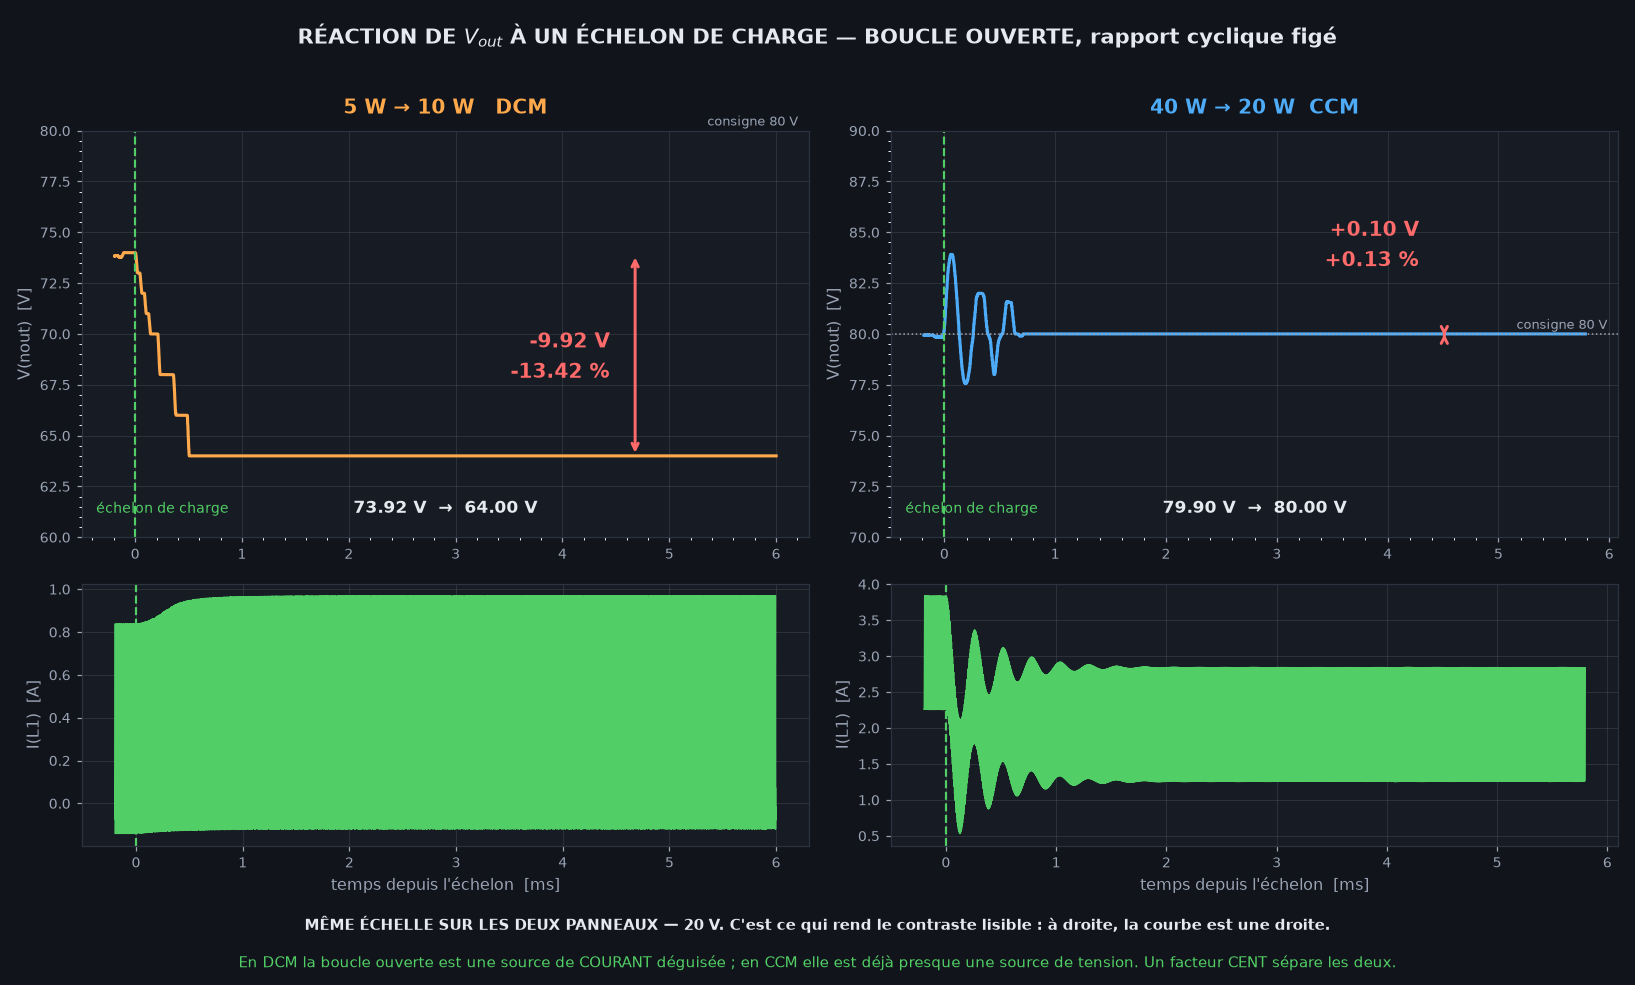

Write the Python code that produced this figure.
"""Réaction de Vout à un échelon de charge, en BOUCLE OUVERTE.

C'est la mesure de ce que la régulation aura à corriger. Deux cas, et
ils ne sont pas symétriques du tout.

PRÉDIT AVANT DE LANCER, par les formules fermées :

  5 W -> 10 W, les deux en DCM, rapport cyclique figé à 0,4198
      Vout^2 - Vin.Vout = R.Vin^2.D^2 / (2.L.f)
      1280 -> 640 ohms  =>  80,0 -> 60,0 V, soit -25 %

  40 W -> 20 W, les deux en CCM, rapport cyclique figé à 0,7509
      Vout = (Vin - I.R_boucle) / (1-D)
      160 -> 320 ohms  =>  79,28 -> 79,49 V, soit +0,26 %

Un facteur CENT entre les deux. En DCM la boucle ouverte est une source
de courant déguisée ; en CCM elle est déjà presque une source de tension.
C'est la raison profonde du gain scheduling : ce ne sont pas deux
réglages d'une même machine, ce sont deux machines.

COUT NE CHANGE PAS CES VALEURS. En boucle ouverte, l'état final est fixé
par la topologie et la charge ; Cout ne règle que la vitesse d'y aller.
On mesure donc avec les 2,2 µF du banc et on lit les mêmes excursions
qu'avec 300 µF, en bien moins de temps.
"""
from __future__ import annotations

import re
import subprocess
import sys
import time
from pathlib import Path

import numpy as np
import matplotlib

matplotlib.use("Agg")
import matplotlib.pyplot as plt                              # noqa: E402

sys.stdout.reconfigure(encoding="utf-8", errors="replace")
ICI = Path(__file__).resolve().parent
RAC = ICI.parent
for q in (str(RAC / "04-emi/etapes"),
          str(RAC.parent / ".claude/skills/sim-commun")):
    sys.path.insert(0, q)
import etape                                                 # noqa: E402
from simcommun.lecture import lire                           # noqa: E402

EXE = r"C:\Program Files\ADI\LTspice\LTspice.exe"
FSW, VIN, VOUT, COUT = 200e3, 20.0, 80.0, 2.2e-6
plt.style.use("dark_background")
F, G, V = "#11141a", "#171b23", "#9aa4b5"
BL, VE, OR, RO, MA = "#4dabf7", "#51cf66", "#ffa94d", "#ff6b6b", "#cc8fff"

#      nom          R init  R fin  duty     n_etab  n_apres  prevu
CAS = (("5 W → 10 W   DCM", 1280.0, 640.0, 0.419820, 2500, 2000, (80.0, 60.0)),
       ("40 W → 20 W  CCM", 160.0, 320.0, 0.750929, 600, 1200, (79.28, 79.49)))


def lance(tag, r0, r1, duty, n_etab, n_ap):
    """Échelon de charge par interrupteur commandé sur une 2e résistance.

    La charge passe de r0 à r1 en MONTANT la résistance : on met donc r1
    en permanence et on PARALLÈLE ce qu'il faut pour obtenir r0, puis on
    ouvre. Pour descendre (5 -> 10 W, R qui baisse), c'est l'inverse.
    """
    n = etape.etape0(p=40.0, vin=VIN, charge=True, rl=r0, cout=COUT,
                     ser=True, v8pa22=True, mos="ipd530", n_etab=n_etab,
                     n_mes=n_ap, dtmax=200e-9, duty=duty)
    t_pas = n_etab / FSW + 0.2e-3          # 200 us après le début de mesure
    if r1 < r0:                             # charge qui AUGMENTE
        rpar = 1.0 / (1.0 / r1 - 1.0 / r0)
        bloc = (f"* echelon : on ajoute {rpar:.2f} ohms a t = {t_pas*1e3:.3f} ms"
                f"{chr(10)}Rstep nout nst {rpar:.4f}"
                f"{chr(10)}Sstep nst 0 nstep 0 MSTEP"
                f"{chr(10)}Vstep nstep 0 PULSE(0 5 {t_pas:.9e} 1n 1n 1 2)"
                f"{chr(10)}.model MSTEP SW(Ron=1m Roff=1g Vt=2.5)")
    else:                                   # charge qui DIMINUE
        rpar = 1.0 / (1.0 / r0 - 1.0 / r1)
        bloc = (f"* echelon : on retire {rpar:.2f} ohms a t = {t_pas*1e3:.3f} ms"
                f"{chr(10)}Rstep nout nst {rpar:.4f}"
                f"{chr(10)}Sstep nst 0 nstep 0 MSTEP"
                f"{chr(10)}Vstep nstep 0 PULSE(5 0 {t_pas:.9e} 1n 1n 1 2)"
                f"{chr(10)}.model MSTEP SW(Ron=1m Roff=1g Vt=2.5)")
    n = n.replace(".options plotwinsize=0", bloc + chr(10) * 2
                  + ".options plotwinsize=256" + chr(10)
                  + ".options cshunt=1e-15")
    n = re.sub(r"(?m)^\.save .*$", "", n).replace(chr(10) * 3, chr(10) * 2)
    n = n.replace(".end", ".save V(nout) V(nstep) I(L1)" + chr(10) + ".end")
    f = ICI / f"{tag}.cir"
    f.write_text(n, encoding="utf-8")
    return f, t_pas


def en_parallele(travaux):
    """Les CAS se parallelisent, le transitoire non.

    LTspice ne repartit pas une seule simulation transitoire sur
    plusieurs coeurs. La seule parallelisation possible est celle des
    cas -- et l'oublier laisse quinze processeurs sur seize inoccupes.
    """
    t0 = time.monotonic()
    procs = [subprocess.Popen([EXE, "-b", str(f)],
                              stdout=subprocess.DEVNULL,
                              stderr=subprocess.DEVNULL) for f in travaux]
    for pr in procs:
        pr.wait(timeout=7200)
    return time.monotonic() - t0


def main() -> int:
    fig, ax = plt.subplots(2, 2, figsize=(14.6, 8.6), facecolor=F,
                           height_ratios=[1.5, 1])
    prep = [lance(f"st{k}", c[1], c[2], c[3], c[4], c[5])
            for k, c in enumerate(CAS)]
    dur = en_parallele([f for f, _ in prep])
    print(f"  deux cas EN PARALLELE : {dur:.0f} s au total")
    for k, (lib, r0, r1, duty, ne, na, prev) in enumerate(CAS):
        t_pas = prep[k][1]
        r = lire(str(prep[k][0].with_suffix(".raw")))
        t = np.asarray(r.x)
        vo = np.asarray(r.trace("V(nout)")).real
        il = np.asarray(r.trace("I(L1)")).real
        # MOYENNE GLISSANTE PAR SOMME CUMULEE, et non par convolution.
        #
        # `np.convolve` est une convolution DIRECTE, en O(n.m). Ici
        # n = 6,6 millions de points et m = 3293 (une periode de
        # decoupage) : 2.10^10 operations, soit des heures en mono-fil.
        # C'est ce qui laissait Python a 1 % de processeur pendant que
        # LTspice avait fini depuis longtemps -- le gouffre n'etait ni
        # dans la simulation ni dans la lecture du .raw, qui se fait a
        # 18 M points/s, mais dans mon propre code.
        #
        # Une somme cumulee rend la meme moyenne en O(n) : la difference
        # de deux cumuls distants de m points, divisee par m.
        np_ = max(int(round((1 / FSW) / np.median(np.diff(t)))), 3)
        cum = np.concatenate(([0.0], np.cumsum(vo)))
        vm = (cum[np_:] - cum[:-np_]) / np_
        tm = t[np_ // 2: np_ // 2 + len(vm)]
        m = (tm > t_pas - 0.3e-3) & (tm < t_pas + 6e-3)
        tz = (tm[m] - t_pas) * 1e3
        av = float(np.mean(vm[(tm > t_pas - .2e-3) & (tm < t_pas - .02e-3)]))
        ap = float(np.mean(vm[tm > tm[-1] - .3e-3]))
        print(f"\n  === {lib} ===")
        print(f"    avant {av:7.2f} V   apres {ap:7.2f} V   "
              f"ecart {ap-av:+7.2f} V ({100*(ap-av)/av:+.2f} %)")
        print(f"    prevu {prev[0]:7.2f} V         {prev[1]:7.2f} V   "
              f"{prev[1]-prev[0]:+7.2f} V")
        print(f"    ecart mesure / prevu : "
              f"{100*((ap-av)-(prev[1]-prev[0]))/abs(prev[1]-prev[0]):+.1f} %")
        # constante de temps de la reponse
        cible = av + 0.632 * (ap - av)
        idx = np.where((tm > t_pas) & ((vm - cible) * np.sign(ap - av) > 0))[0]
        tau = (tm[idx[0]] - t_pas) * 1e3 if len(idx) else float("nan")
        print(f"    constante de temps {tau:.3f} ms  "
              f"(R_fin.Cout = {r1*COUT*1e3:.3f} ms)")

        a = ax[0, k]
        a.set_facecolor(G); a.grid(alpha=.17, color=V, lw=.6)
        a.tick_params(colors=V, labelsize=9)
        for s in a.spines.values(): s.set_color("#2b3240")
        a.plot(tz, vm[m], color=(BL if k else OR), lw=1.8)
        a.axvline(0, color=VE, ls="--", lw=1.3)
        a.axhline(av, color=V, ls=":", lw=1.0)
        a.axhline(ap, color=V, ls=":", lw=1.0)
        a.text(.02, .5, f"échelon\nde charge", transform=a.transAxes,
               color=VE, fontsize=9, linespacing=1.5)
        a.annotate("", xy=(tz[-1] * .8, ap), xytext=(tz[-1] * .8, av),
                   arrowprops=dict(arrowstyle="<->", color=RO, lw=1.7))
        a.text(tz[-1] * .78, (av + ap) / 2, f"{ap-av:+.2f} V\n"
               f"{100*(ap-av)/av:+.2f} %", color=RO, fontsize=11,
               ha="right", va="center", weight="bold", linespacing=1.5)
        a.set_ylabel("V(nout)  [V]", color=V, fontsize=10.5)
        a.set_title(lib, color=(BL if k else OR), fontsize=12.5, pad=11,
                    weight="bold")
        a.set_ylim(*((60, 80) if k == 0 else (70, 90)))
        # la valeur reste lisible meme quand la courbe est plate
        a.text(.5, .09, f"{av:.2f} V → {ap:.2f} V", transform=a.transAxes,
               ha="center", color="#e6e9ef", fontsize=10.5, weight="bold")

        a = ax[1, k]
        a.set_facecolor(G); a.grid(alpha=.17, color=V, lw=.6)
        a.tick_params(colors=V, labelsize=9)
        for s in a.spines.values(): s.set_color("#2b3240")
        mm = (t > t_pas - 0.3e-3) & (t < t_pas + 6e-3)
        a.plot((t[mm] - t_pas) * 1e3, il[mm], color=VE, lw=.5)
        a.axvline(0, color=VE, ls="--", lw=1.3)
        a.set_ylabel("I(L1)  [A]", color=V, fontsize=10.5)
        a.set_xlabel("temps depuis l'échelon  [ms]", color=V, fontsize=10.5)
        # on GARDE les .raw : effacer avant d'avoir compris le resultat
        # oblige a tout relancer pour une simple verification.

    fig.suptitle("RÉACTION DE $V_{out}$ À UN ÉCHELON DE CHARGE — "
                 "BOUCLE OUVERTE, rapport cyclique figé",
                 color="#e6e9ef", fontsize=13.5, weight="bold", y=.975)
    fig.text(.5, .052, "MÊME ÉCHELLE SUR LES DEUX PANNEAUX — 20 V. "
             "C'est ce qui rend le contraste lisible : à droite, la courbe "
             "est une droite.", ha="center", color="#e6e9ef", fontsize=9.6,
             weight="bold")
    fig.text(.5, .018, "En DCM la boucle ouverte est une source de COURANT "
             "déguisée ; en CCM elle est déjà presque une source de tension. "
             "Un facteur CENT sépare les deux — c'est la raison profonde du "
             "gain scheduling.", ha="center", color=VE, fontsize=9.4)
    plt.tight_layout(rect=[0, .035, 1, .96])
    plt.savefig(ICI / "r1b_echelon.png", dpi=112, facecolor=F)
    print("\n  r1b_echelon.png")
    return 0


if __name__ == "__main__":
    raise SystemExit(main())
